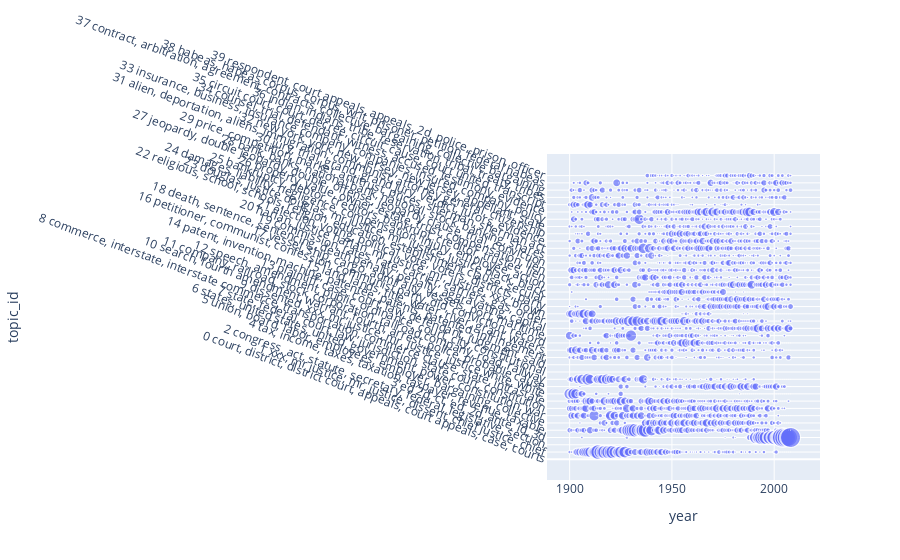

Here is the notebook cell this chart was saved with:
### Code cell
fig = px.scatter(X10[X10.year >= 1900], 'year', 'topic_id', size='p', height=1500)
fig.update_yaxes(tickmode='array', tickvals=TOPICS.index, ticktext = TOPICS.topwords.to_list(), tickangle=20)
fig.show()

### Figure 1 — Plotly figure (JSON) as saved in the notebook; plotly's stock layout.template omitted (floating-point values rounded to 4 significant figures; data arrays with more than 128 entries replaced by an {"elided": "..."} marker saying what was removed)
{"data": [{"hovertemplate": "year=%{x}<br>topic_id=%{y}<br>p=%{marker.size}<extra></extra>", "legendgroup": "", "marker": {"color": "#636efa", "size": {"elided": "3924 float values"}, "sizemode": "area", "sizeref": 0.001726, "symbol": "circle"}, "mode": "markers", "name": "", "showlegend": false, "type": "scattergl", "x": {"elided": "3924 int values"}, "xaxis": "x", "y": {"elided": "3924 int values"}, "yaxis": "y"}], "layout": {"autosize": true, "legend": {"itemsizing": "constant", "tracegroupgap": 0}, "margin": {"t": 60}, "xaxis": {"anchor": "y", "autorange": true, "domain": [0, 1], "range": [1891.0, 2019.0], "title": {"text": "year"}, "type": "linear"}, "yaxis": {"anchor": "x", "autorange": true, "domain": [0, 1], "range": [-1.514, 41.31], "tickangle": 20, "tickmode": "array", "ticktext": ["0 court, district, district court, appeals, court appeals, case, courts", "1 xxx, mr justice, mr, justice, dissent, chief justice, chief", "2 congress, act, statute, secretary, federal, legislative, section", "3 ed 2d, ct, ed, 2d, ante, id, 3d", "4 tax, income, taxes, taxation, taxpayer, revenue, taxable", "5 union, board, labor, employees, employer, bargaining, collective", "6 states, united states, united, government, power, constitution, war", "7 state, federal, court, law, jurisdiction, state court, constitution", "8 commerce, interstate, interstate commerce, transportation, commerce clause, state, intrastate", "9 dissented, xxx, mr justice, mr, justice, justice white, white", "10 search, fourth amendment, warrant, fourth, arrest, police, probable cause", "11 company, railroad, stock, corporation, railroad company, road, railway", "12 speech, amendment, public, ordinance, court, city, constitutional", "13 plaintiff, case, court, law, defendant, judgment, said", "14 patent, invention, machine, patentee, patents, patented, infringement", "15 land, lands, title, water, river, grant, waters", "16 petitioner, communist, confession, communist party, did, conviction, record", "17 vessel, ship, cargo, admiralty, vessels, port, maritime", "18 death, sentence, sentencing, death penalty, penalty, aggravating, capital", "19 commission, rates, rate, carrier, carriers, gas, order", "20 harlan, justice harlan, mr justice, mr, justice, xxx, brown", "21 election, voting, political, vote, voters, districts, party", "22 religious, school, schools, religion, education, establishment clause, secular", "23 douglas, justice douglas, mr justice, mr, justice, justice black, black", "24 damages, liability, negligence, compensation, injury, employee, action", "25 bankruptcy, debtor, creditors, bankrupt, creditor, trustee, lien", "26 property, value, owner, estate, trust, compensation, lien", "27 jeopardy, double jeopardy, double, offense, jeopardy clause, trial, conviction", "28 bank, banks, national bank, national, stock, banking, shares", "29 price, competition, market, antitrust, prices, sherman, sherman act", "30 jury, trial, grand, grand jury, verdict, jurors, evidence", "31 alien, deportation, aliens, immigration, communist, attorney general, citizenship", "32 new york, york, new, jersey, new jersey, appellant, state", "33 insurance, business, insurance company, companies, insured, company, policy", "34 counsel, trial, defendant, witness, accused, testimony, evidence", "35 circuit court, court, decree, circuit, cause, court united, transcript", "36 indian, indians, tribe, reservation, tribal, treaty, tribes", "37 contract, arbitration, agreement, contracts, collective, bargaining, collective bargaining", "38 habeas, habeas corpus, corpus, writ, prisoner, petition, federal habeas", "39 respondent, court appeals, appeals, 2d, police, prison, officer"], "tickvals": [0, 1, 2, 3, 4, 5, 6, 7, 8, 9, 10, 11, 12, 13, 14, 15, 16, 17, 18, 19, 20, 21, 22, 23, 24, 25, 26, 27, 28, 29, 30, 31, 32, 33, 34, 35, 36, 37, 38, 39], "title": {"text": "topic_id"}, "type": "linear"}}}
